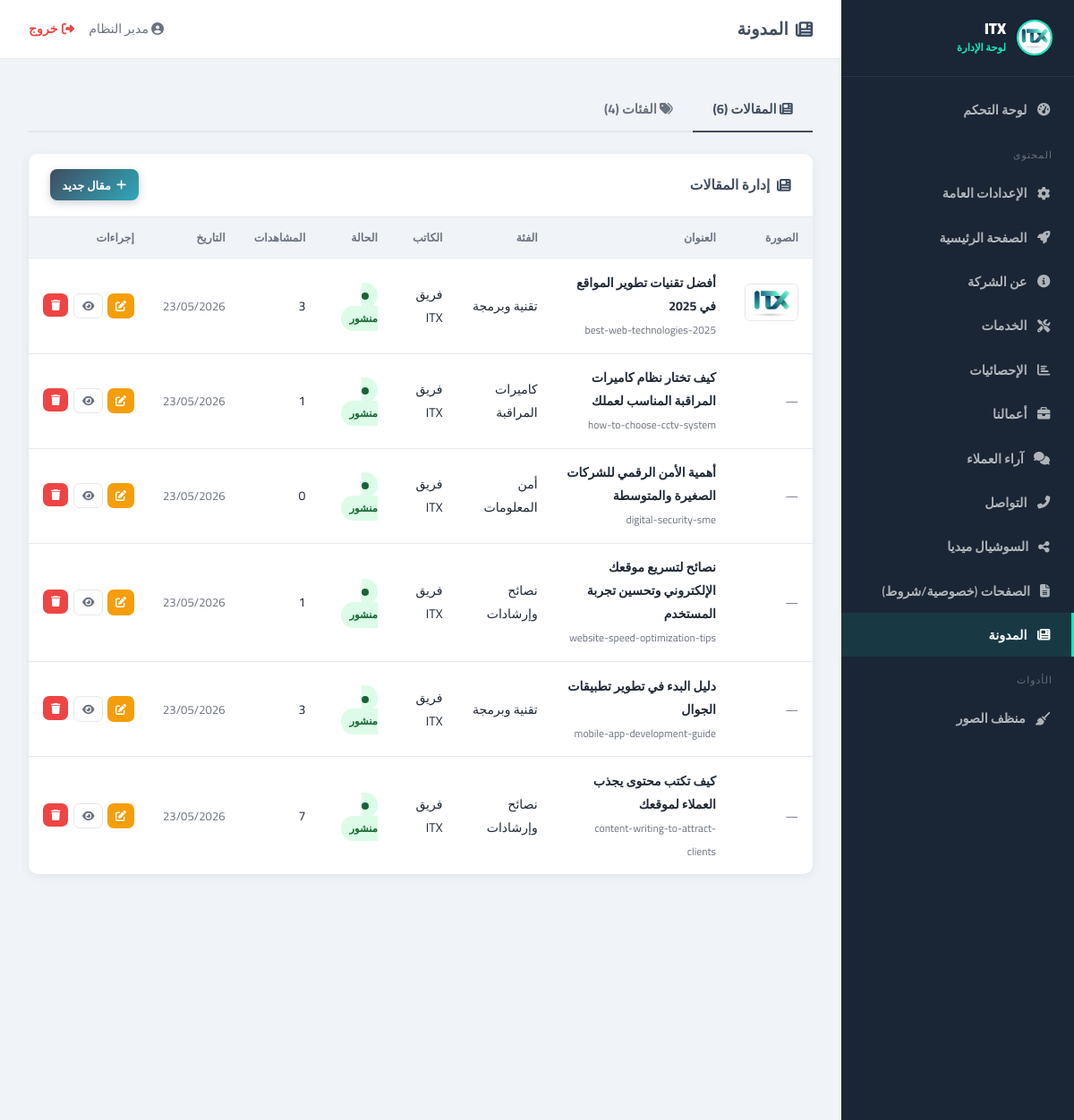
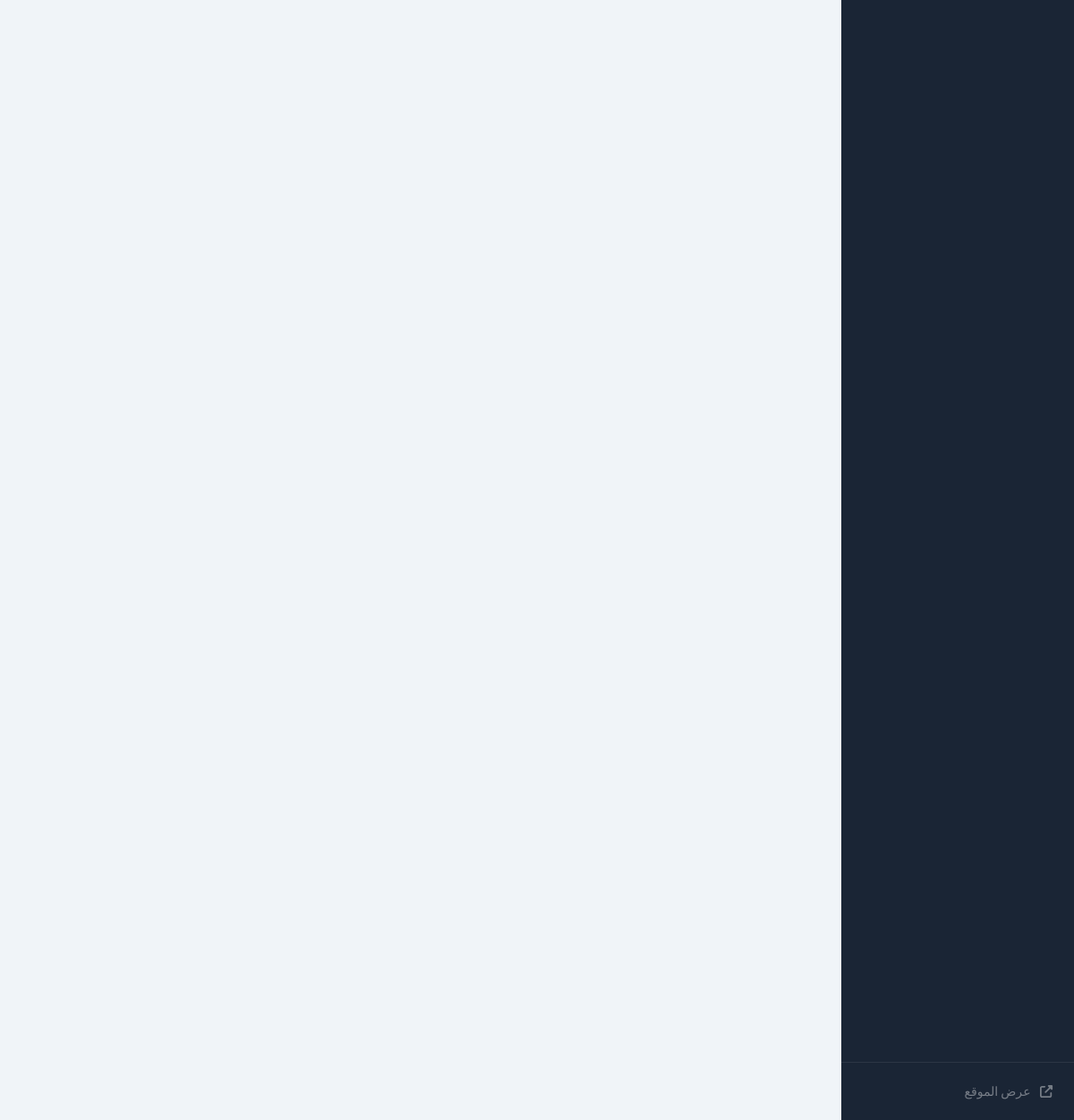
Page /admin/index.php?page=blog (signed in) on the committed database (2 pictures, top to bottom).
### tables this page shows
CREATE TABLE IF NOT EXISTS `blog_posts` (
  `id` int NOT NULL AUTO_INCREMENT,
  `category_id` int DEFAULT NULL,
  `title` varchar(300) NOT NULL,
  `slug` varchar(300) NOT NULL,
  `excerpt` text,
  `content` longtext,
  `thumbnail` varchar(600) DEFAULT NULL,
  `author` varchar(150) DEFAULT 'فريق ITX',
  `tags` text,
  `meta_title` varchar(300) DEFAULT NULL,
  `meta_description` text,
  `status` enum('published','draft') DEFAULT 'published',
  `views` int DEFAULT '0',
  `created_at` timestamp NULL DEFAULT CURRENT_TIMESTAMP,
  `updated_at` timestamp NULL DEFAULT CURRENT_TIMESTAMP ON UPDATE CURRENT_TIMESTAMP,
  PRIMARY KEY (`id`),
  UNIQUE KEY `slug` (`slug`),
  KEY `idx_status` (`status`),
  KEY `idx_cat` (`category_id`),
  KEY `idx_created` (`created_at`)
);

CREATE TABLE IF NOT EXISTS `blog_categories` (
  `id` int NOT NULL AUTO_INCREMENT,
  `name` varchar(150) NOT NULL,
  `slug` varchar(150) NOT NULL,
  `sort_order` int DEFAULT '0',
  `status` enum('active','inactive') DEFAULT 'active',
  PRIMARY KEY (`id`),
  UNIQUE KEY `slug` (`slug`)
);

### admin/index.php (called while the page is built, shortened)
<?php
require_once __DIR__ . '/includes/auth.php';
require_once __DIR__ . '/includes/layout.php';
$page = $_GET['page'] ?? 'dashboard';
require_once __DIR__ . "/pages/{$page}.php";

### config/db.php (called while the page is built, shortened)
<?php
function getDB(): PDO
{
    static $pdo = null;
    if ($pdo === null) {
        $dsn = sprintf(
            'mysql:host=%s;dbname=%s;charset=%s',
            DB_HOST, DB_NAME, DB_CHARSET
        );
        $pdo = new PDO($dsn, DB_USER, DB_PASS, [
            PDO::ATTR_ERRMODE            => PDO::ERRMODE_EXCEPTION,
            PDO::ATTR_DEFAULT_FETCH_MODE => PDO::FETCH_ASSOC,
            PDO::ATTR_EMULATE_PREPARES   => false,
        ]);
    }
    return $pdo;
}

### admin/includes/auth.php (called while the page is built, shortened)
<?php
require_once ROOT_PATH . '/config/db.php';
function site_prefix(): string {
    static $p = null;
    if ($p === null) {
        $script   = $_SERVER['SCRIPT_NAME'];
        $adminDir = dirname($script);
        $p        = dirname($adminDir);
        if ($p === '/') $p = '';
    }
    return $p;
}
function site_url(string $path = ''): string {
    return site_prefix() . ($path ? '/' . ltrim($path, '/') : '/');
}
function img_url(string $path): string {
    return site_prefix() . '/' . ltrim($path, '/');
}
function e(string $s): string {
    return htmlspecialchars($s ?? '', ENT_QUOTES, 'UTF-8');
}
function db_all(string $sql, array $params = []): array {
    $s = getDB()->prepare($sql);
    $s->execute($params);
    return $s->fetchAll();
}

### admin/pages/blog.php (the view, shortened to what this page needs)
<?php
$bcats    = db_all("SELECT * FROM blog_categories ORDER BY sort_order");
$posts    = db_all("SELECT p.*, c.name AS cat_name
                    FROM blog_posts p
                    LEFT JOIN blog_categories c ON c.id=p.category_id
                    ORDER BY p.created_at DESC");
$activeTab = $_GET['tab'] ?? 'posts';
?>
<div id="blogTabGroup">
  <div class="pg-tabs">
    <button class="pg-tab <?= $activeTab==='posts'      ? 'active':'' ?>"
            data-tab="tab-posts" onclick="switchTab('blogTabGroup','tab-posts')">
      <i class="fas fa-newspaper"></i> المقالات (<?= count($posts) ?>)
    </button>
    <button class="pg-tab <?= $activeTab==='categories' ? 'active':'' ?>"
            data-tab="tab-categories" onclick="switchTab('blogTabGroup','tab-categories')">
      <i class="fas fa-tags"></i> الفئات (<?= count($bcats) ?>)
    </button>
  </div>
  <div id="tab-posts" class="tab-pane <?= $activeTab==='posts' ? 'active':'' ?>">
    <div class="card">
      <div class="card-head">
        <h2><i class="fas fa-newspaper"></i> إدارة المقالات</h2>
        <button class="btn btn-primary btn-sm" onclick="openModal('postModal')">
          <i class="fas fa-plus"></i> مقال جديد
        </button>
      </div>
      <div class="card-body p0">
        <table class="tbl">
          <thead>
            <tr>
              <th>الصورة</th><th>العنوان</th><th>الفئة</th>
              <th>الكاتب</th><th>الحالة</th><th>المشاهدات</th><th>التاريخ</th><th>إجراءات</th>
            </tr>
          </thead>
          <tbody>
          <?php if ($posts): foreach ($posts as $p): ?>
            <tr>
              <td>
                <?php if ($p['thumbnail']): ?>
                  <img src="<?= e(img_url($p['thumbnail'])) ?>" class="blog-thumb-sm"
                       onerror="this.src='https://placehold.co/60x42?text=IMG'">
                <?php else: ?>
                  <span style="color:var(--muted);font-size:.8rem">—</span>
                <?php endif; ?>
              </td>
              <td>
                <strong><?= e($p['title']) ?></strong><br>
                <small style="color:var(--muted)"><?= e($p['slug']) ?></small>
              </td>
              <td><?= e($p['cat_name'] ?? '—') ?></td>
              <td><?= e($p['author']) ?></td>
              <td>
                <?php if ($p['status']==='published'): ?>
                  <span class="pub-badge"><i class="fas fa-circle" style="font-size:.5rem"></i> منشور</span>
                <?php else: ?>
                  <span class="draft-badge"><i class="fas fa-pencil-alt" style="font-size:.5rem"></i> مسودة</span>
                <?php endif; ?>
              </td>
              <td><?= number_format((int)$p['views']) ?></td>
              <td style="font-size:.82rem;color:var(--muted)"><?= date('d/m/Y', strtotime($p['created_at'])) ?></td>
              <td>
                <div class="actions">
                  <a href="?page=blog&edit_post=<?= $p['id'] ?>" class="btn btn-warning btn-xs btn-icon" title="تعديل"><i class="fas fa-edit"></i></a>
                  <a href="<?= site_url('blog-post.php?slug='.urlencode($p['slug'])) ?>" target="_blank" class="btn btn-outline btn-xs btn-icon" title="معاينة"><i class="fas fa-eye"></i></a>
                  <form method="POST" style="display:inline">
                    <button class="btn btn-danger btn-xs btn-icon" data-confirm="حذف المقال نهائياً؟"><i class="fas fa-trash"></i></button>
                  </form>
                </div>
              </td>
            </tr>
          <?php endforeach; else: ?>
            <tr class="empty-row"><td colspan="8"><i class="fas fa-newspaper"></i> لا توجد مقالات بعد</td></tr>
          <?php endif; ?>
          </tbody>
        </table>
      </div>
    </div>
  </div>
</div>

### admin/assets/admin.css (style rules this page uses)
:root { --sb-bg: #1a2535; --sb-w: 260px; --accent: #0FECC1; --primary: #3F4D60; --secondary: #2FA8B9; --bg: #f0f4f8; --card: #fff; --border: #e5e7eb; --txt: #1f2937; --muted: #6b7280; --success: #10b981; --danger: #ef4444; --warning: #f59e0b; --info: #3b82f6; --radius: 10px; --shadow: 0 2px 12px rgba(0,0,0,0.07); }
* { margin:0;padding:0;box-sizing:border-box }
body { font-family:'Cairo',sans-serif;background:var(--bg);color:var(--txt);direction:rtl;min-height:100vh }
.card { background:var(--card);border-radius:var(--radius);box-shadow:var(--shadow);margin-bottom:1.5rem;overflow:hidden }
.card-head { padding:1.1rem 1.5rem;border-bottom:1px solid var(--border); display:flex;justify-content:space-between;align-items:center; }
.card-head h2 { font-size:.98rem;color:var(--primary);font-weight:700;display:flex;align-items:center;gap:.5rem }
.card-body { padding:1.5rem }
.card-body.p0 { padding:0 }
.btn { padding:.58rem 1.3rem;border:none;border-radius:8px; font-family:'Cairo',sans-serif;font-size:.88rem;font-weight:700; cursor:pointer;transition:all .2s; display:inline-flex;align-items:center;gap:.4rem;text-decoration:none; }
.btn-primary { background:linear-gradient(135deg,var(--primary),var(--secondary));color:#fff;box-shadow:0 3px 10px rgba(63,77,96,.25) }
.btn-danger { background:var(--danger);color:#fff }
.btn-warning { background:var(--warning);color:#fff }
.btn-outline { background:transparent;border:1.5px solid var(--border);color:var(--muted) }
.btn-sm { padding:.35rem .85rem;font-size:.8rem }
.btn-xs { padding:.25rem .65rem;font-size:.75rem }
.btn-icon { padding:.45rem .55rem;border-radius:7px }
.tbl { width:100%;border-collapse:collapse }
.tbl th { padding:.7rem 1rem;background:var(--bg);color:var(--muted); font-size:.78rem;font-weight:700;text-align:right; border-bottom:1px solid var(--border);white-space:nowrap; }
.tbl td { padding:.85rem 1rem;border-bottom:1px solid var(--border);font-size:.88rem;vertical-align:middle }
.tbl tr:last-child td { border-bottom:none }
.tbl .actions { display:flex;gap:.35rem;flex-wrap:nowrap }
.pg-tabs { display:flex;gap:0;margin-bottom:1.5rem;border-bottom:2px solid var(--border) }
.pg-tab { padding:.65rem 1.4rem;border:none;background:none; font-family:'Cairo',sans-serif;font-size:.92rem;font-weight:700; color:var(--muted);cursor:pointer;transition:all .2s; border-bottom:2px solid transparent;margin-bottom:-2px; }
.pg-tab.active { color:var(--primary);border-bottom-color:var(--primary) }
.tab-pane { display:none }
.tab-pane.active { display:block }

### admin/pages/blog.php (style rules this page uses)
.blog-thumb-sm { width:60px;height:42px;object-fit:cover;border-radius:6px;border:1px solid var(--border) }
.pub-badge { background:#dcfce7;color:#166534;padding:.2rem .6rem;border-radius:50px;font-size:.72rem;font-weight:700 }

### rows in the picture
blog_posts: thumbnail (picture), title "أفضل تقنيات تطوير المواقع في 2025", slug "best-web-technologies-2025", blog_categories.name "تقنية وبرمجة", author "فريق ITX", status "published" (drawn), views "3", created_at "23/05/2026"
blog_posts: title "كيف تختار نظام كاميرات المراقبة المناسب لعملك", slug "how-to-choose-cctv-system", blog_categories.name "كاميرات المراقبة", author "فريق ITX", status "published" (drawn), views "1", created_at "23/05/2026"
blog_posts: title "أهمية الأمن الرقمي للشركات الصغيرة والمتوسطة", slug "digital-security-sme", blog_categories.name "أمن المعلومات", author "فريق ITX", status "published" (drawn), views "0", created_at "23/05/2026"
blog_posts: title "نصائح لتسريع موقعك الإلكتروني وتحسين تجربة المستخدم", slug "website-speed-optimization-tips", blog_categories.name "نصائح وإرشادات", author "فريق ITX", status "published" (drawn), views "1", created_at "23/05/2026"
blog_posts: title "دليل البدء في تطوير تطبيقات الجوال", slug "mobile-app-development-guide", blog_categories.name "تقنية وبرمجة", author "فريق ITX", status "published" (drawn), views "3", created_at "23/05/2026"
blog_posts: title "كيف تكتب محتوى يجذب العملاء لموقعك", slug "content-writing-to-attract-clients", blog_categories.name "نصائح وإرشادات", author "فريق ITX", status "published" (drawn), views "7", created_at "23/05/2026"

### other values in the picture
$siteName "ITX"
$item['l'] "لوحة التحكم"
$item['l'] "المحتوى"
$item['l'] "الإعدادات العامة"
$item['l'] "الصفحة الرئيسية"
$item['l'] "عن الشركة"
$item['l'] "الخدمات"
$item['l'] "الإحصائيات"
$item['l'] "أعمالنا"
$item['l'] "آراء العملاء"
$item['l'] "التواصل"
$item['l'] "السوشيال ميديا"
$item['l'] "الصفحات (خصوصية/شروط)"
$item['l'] "المدونة"
$item['l'] "الأدوات"
